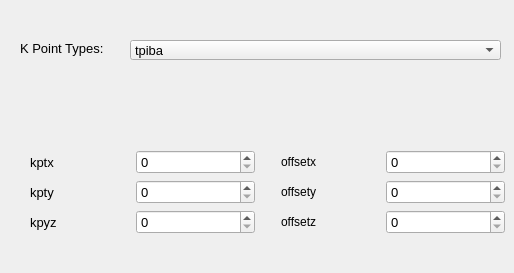
           <widget class="QWidget" name="tab_7">
            <attribute name="title">
             <string>K Points</string>
            </attribute>
            <widget class="QWidget" name="gridLayoutWidget_2">
             <property name="geometry">
              <rect>
               <x>10</x>
               <y>120</y>
               <width>495</width>
               <height>144</height>
              </rect>
             </property>
             <layout class="QGridLayout" name="gridLayout_6">
              <item row="0" column="1">
               <layout class="QGridLayout" name="gridLayout_7">
                <item row="2" column="0">
                 <widget class="QLabel" name="label_29">
                  <property name="text">
                   <string>offsetz</string>
                  </property>
                  <property name="indent">
                   <number>20</number>
                  </property>
                 </widget>
                </item>
                <item row="2" column="1">
                 <widget class="QSpinBox" name="spinBox_12">
                  <property name="font">
                   <font>
                    <pointsize>10</pointsize>
                   </font>
                  </property>
                 </widget>
                </item>
                <item row="1" column="1">
                 <widget class="QSpinBox" name="spinBox_13">
                  <property name="font">
                   <font>
                    <pointsize>10</pointsize>
                   </font>
                  </property>
                 </widget>
                </item>
                <item row="1" column="0">
                 <widget class="QLabel" name="label_28">
                  <property name="text">
                   <string>offsety</string>
                  </property>
                  <property name="indent">
                   <number>20</number>
                  </property>
                 </widget>
                </item>
                <item row="0" column="0">
                 <widget class="QLabel" name="label_30">
                  <property name="text">
                   <string>offsetx</string>
                  </property>
                  <property name="indent">
                   <number>20</number>
                  </property>
                 </widget>
                </item>
                <item row="0" column="1">
                 <widget class="QSpinBox" name="spinBox_14">
                  <property name="font">
                   <font>
                    <pointsize>10</pointsize>
                   </font>
                  </property>
                 </widget>
                </item>
               </layout>
              </item>
              <item row="0" column="0">
               <layout class="QGridLayout" name="gridLayout_2">
                <item row="2" column="1">
                 <widget class="QSpinBox" name="spinBox_4">
                  <property name="font">
                   <font>
                    <pointsize>10</pointsize>
                   </font>
                  </property>
                 </widget>
                </item>
                <item row="1" column="1">
                 <widget class="QSpinBox" name="spinBox_3">
                  <property name="font">
                   <font>
                    <pointsize>10</pointsize>
                   </font>
                  </property>
                 </widget>
                </item>
                <item row="1" column="0">
                 <widget class="QLabel" name="label_19">
                  <property name="font">
                   <font>
                    <pointsize>10</pointsize>
                   </font>
                  </property>
                  <property name="text">
                   <string>kpty</string>
                  </property>
                  <property name="indent">
                   <number>20</number>
                  </property>
                 </widget>
                </item>
                <item row="2" column="0">
                 <widget class="QLabel" name="label_20">
                  <property name="font">
                   <font>
                    <pointsize>10</pointsize>
                   </font>
                  </property>
                  <property name="text">
                   <string>kpyz</string>
                  </property>
                  <property name="indent">
                   <number>20</number>
                  </property>
                 </widget>
                </item>
                <item row="0" column="0">
                 <widget class="QLabel" name="label_21">
                  <property name="font">
                   <font>
                    <pointsize>10</pointsize>
                   </font>
                  </property>
                  <property name="text">
                   <string>kptx</string>
                  </property>
                  <property name="indent">
                   <number>20</number>
                  </property>
                 </widget>
                </item>
                <item row="0" column="1">
                 <widget class="QSpinBox" name="spinBox_5">
                  <property name="font">
                   <font>
                    <pointsize>10</pointsize>
                   </font>
                  </property>
                 </widget>
                </item>
               </layout>
              </item>
             </layout>
            </widget>
            <widget class="QLabel" name="label_22">
             <property name="geometry">
              <rect>
               <x>20</x>
               <y>40</y>
               <width>91</width>
               <height>16</height>
              </rect>
             </property>
             <property name="font">
              <font>
               <pointsize>10</pointsize>
              </font>
             </property>
             <property name="text">
              <string>K Point Types:</string>
             </property>
            </widget>
            <widget class="QComboBox" name="comboBox_18">
             <property name="geometry">
              <rect>
               <x>130</x>
               <y>40</y>
               <width>371</width>
               <height>20</height>
              </rect>
             </property>
             <property name="font">
              <font>
               <pointsize>10</pointsize>
              </font>
             </property>
             <item>
              <property name="text">
               <string>tpiba</string>
              </property>
             </item>
             <item>
              <property name="text">
               <string>automatic</string>
              </property>
             </item>
             <item>
              <property name="text">
               <string>crystal</string>
              </property>
             </item>
             <item>
              <property name="text">
               <string>gamma</string>
              </property>
             </item>
             <item>
              <property name="text">
               <string>tpiba_b</string>
              </property>
             </item>
             <item>
              <property name="text">
               <string>crystal_b</string>
              </property>
             </item>
             <item>
              <property name="text">
               <string>tpiba_c</string>
              </property>
             </item>
             <item>
              <property name="text">
               <string>crystal_c</string>
              </property>
             </item>
            </widget>
           </widget>
